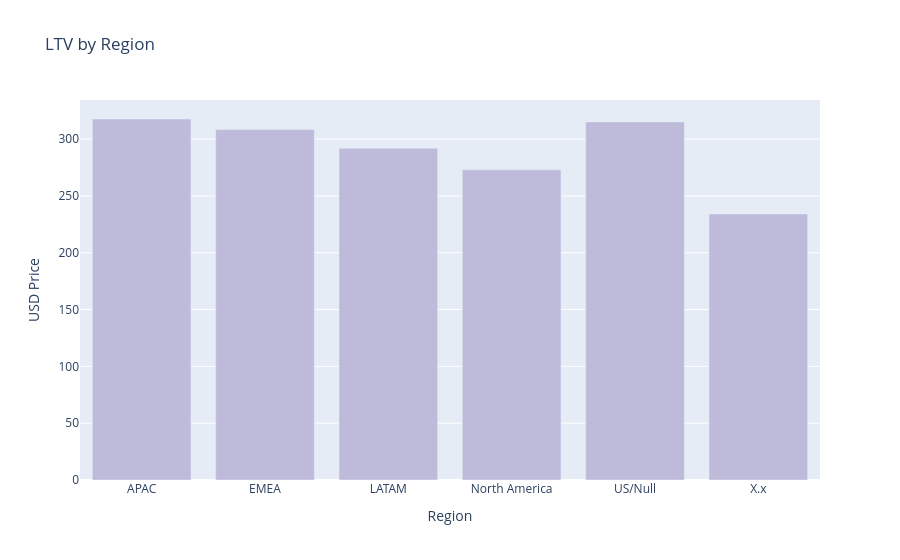

The cell this chart's notebook holds for it:
### Code cell
fig = px.bar(data_frame=ltv_region, x= 'REGION', y='USD_PRICE',
             labels = {'REGION': 'Region',
                       'USD_PRICE' : 'USD Price'},
             title = 'LTV by Region',
             color_discrete_sequence= ['#BEBADA'])
fig.show()

### Figure 1 — Plotly figure (JSON) as saved in the notebook; plotly's stock layout.template omitted (floating-point values rounded to 4 significant figures)
{"data": [{"hovertemplate": "Region=%{x}<br>USD Price=%{y}<extra></extra>", "legendgroup": "", "marker": {"color": "#BEBADA", "pattern": {"shape": ""}}, "name": "", "orientation": "v", "showlegend": false, "textposition": "auto", "type": "bar", "x": ["APAC", "EMEA", "LATAM", "North America", "US/Null", "X.x"], "xaxis": "x", "y": [317.7, 308.4, 292.0, 273.0, 315.1, 234.1], "yaxis": "y"}], "layout": {"barmode": "relative", "legend": {"tracegroupgap": 0}, "title": {"text": "LTV by Region"}, "xaxis": {"anchor": "y", "domain": [0, 1], "title": {"text": "Region"}}, "yaxis": {"anchor": "x", "domain": [0, 1], "title": {"text": "USD Price"}}}}
